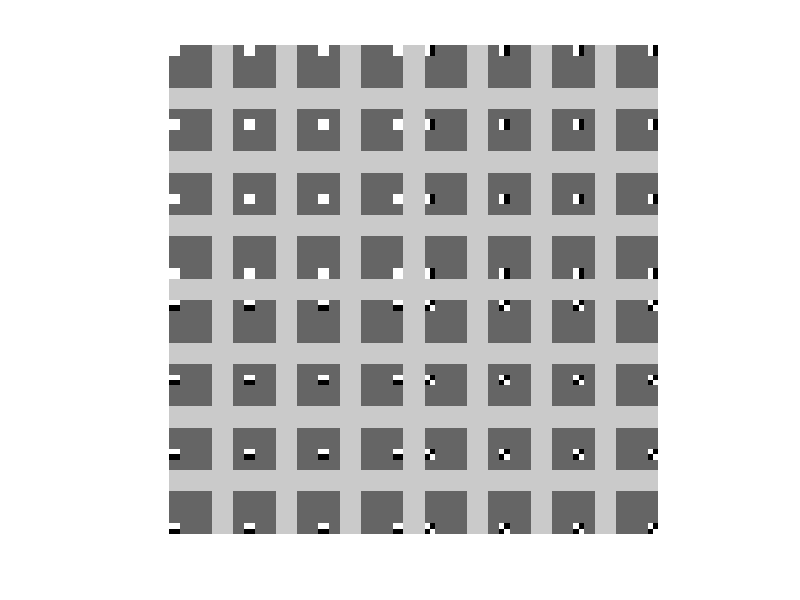
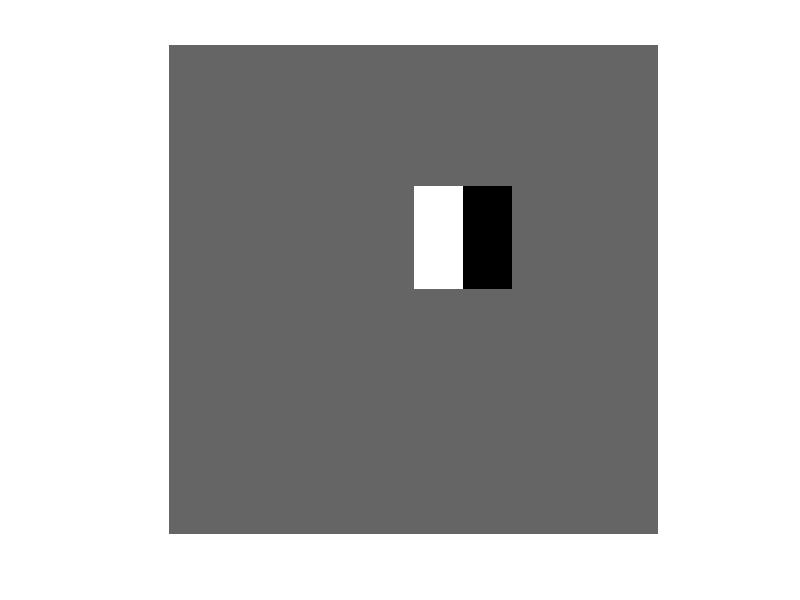

Reproduce these figures in MATLAB, in order.
margin = 4;
IM = ones(8*8+7*margin,'uint8')*200;
for i = 1:4
    for j = 1:4
    A = ones(8,'uint8')*100;
    A(2*i-1:2*i,2*j-1:2*j) = 255;
    IM(((i-1)*margin+(i-1)*8+1):((i-1)*margin+i*8),((j-1)*margin+(j-1)*8+1):((j-1)*margin+j*8)) = A; 
    end
end

for i = 1:4
    for j = 5:8
    A = ones(8,'uint8')*100;
    A(2*i-1:2*i,2*(j-4)-1) = 255;
    A(2*i-1:2*i,2*(j-4)) = 0;
    IM(((i-1)*margin+(i-1)*8+1):((i-1)*margin+i*8),((j-1)*margin+(j-1)*8+1):((j-1)*margin+j*8)) = A; 
    end
end

for i = 5:8
    for j = 1:4
    A = ones(8,'uint8')*100;
    A(2*(i-4)-1,2*j-1) = 255;
    A(2*(i-4)-1,2*j) = 255;
    A(2*(i-4),2*j-1) = 0;
    A(2*(i-4),2*j) = 0;
    IM(((i-1)*margin+(i-1)*8+1):((i-1)*margin+i*8),((j-1)*margin+(j-1)*8+1):((j-1)*margin+j*8)) = A; 
    end
end

for i = 5:8
    for j = 5:8
    A = ones(8,'uint8')*100;
    A(2*(i-4)-1,2*(j-4)-1) = 255;
    A(2*(i-4)-1,2*(j-4)) = 0;
    A(2*(i-4),2*(j-4)-1) = 0;
    A(2*(i-4),2*(j-4)) = 255;
    IM(((i-1)*margin+(i-1)*8+1):((i-1)*margin+i*8),((j-1)*margin+(j-1)*8+1):((j-1)*margin+j*8)) = A; 
    end
end

smIM = ones(80,'uint8')*100;
smIM(24:40,41:48) = 255;
smIM(24:40,49:56) = 0;
imshow(IM)
figure,
imshow(smIM)
